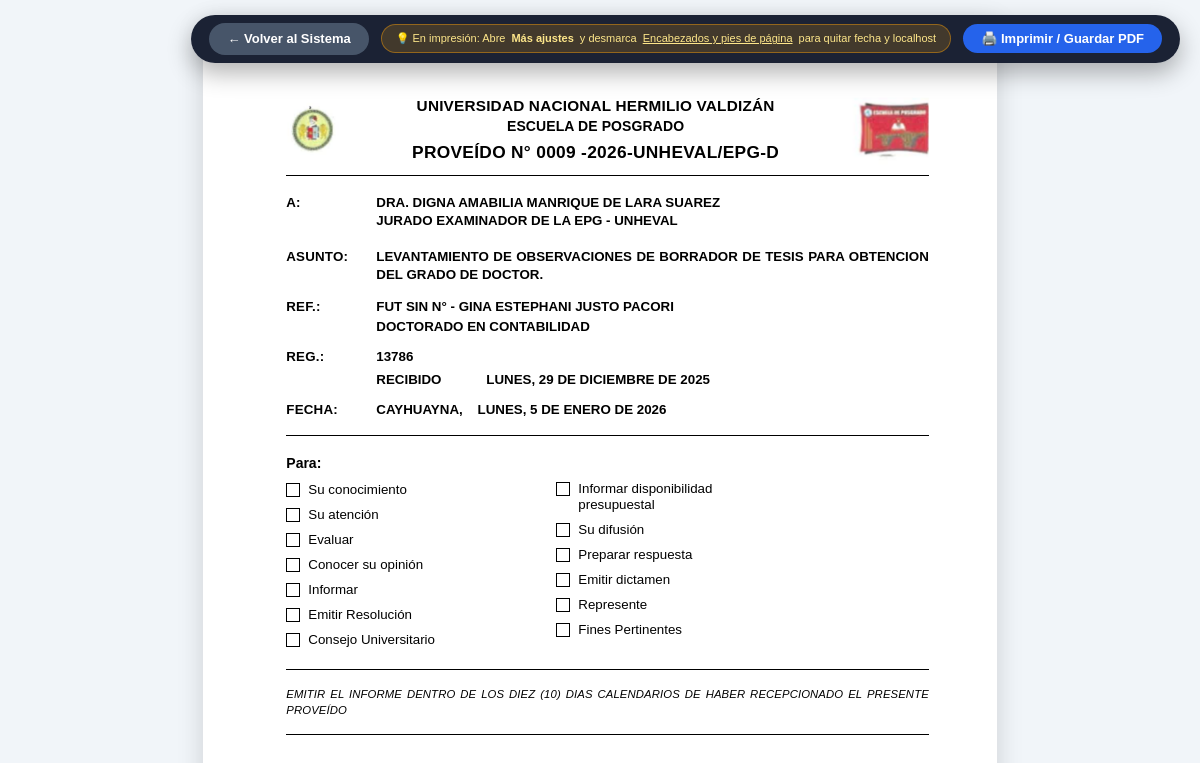
Page /imprimir/proveido/9 on the committed database.
### tables this page shows
CREATE TABLE proveidos (
        id INTEGER PRIMARY KEY AUTOINCREMENT,
        numero INTEGER NOT NULL UNIQUE,
        codigo_formateado TEXT NOT NULL,
        anio INTEGER NOT NULL DEFAULT 2026,
        sufijo TEXT NOT NULL DEFAULT '-2026-UNHEVAL/EPG-D',
        tipo TEXT NOT NULL DEFAULT 'SIMPLE',
        destinatarios TEXT NOT NULL,
        destinatario_principal TEXT,
        cargo_principal TEXT,
        asunto TEXT NOT NULL,
        referencia TEXT,
        remitente_ref TEXT,
        registro TEXT,
        fecha_recibido TEXT,
        fecha_emision TEXT,
        lugar_emision TEXT DEFAULT 'Cayhuayna',
        disposicion TEXT,
        check_opciones TEXT,
        dni TEXT,
        titulo_art TEXT,
        estado TEXT DEFAULT 'EMITIDO',
        created_at TIMESTAMP DEFAULT CURRENT_TIMESTAMP,
        updated_at TIMESTAMP DEFAULT CURRENT_TIMESTAMP
    , impreso INTEGER DEFAULT 0, veces_impreso INTEGER DEFAULT 0, fecha_impresion TEXT, eliminado INTEGER DEFAULT 0, fecha_eliminacion TEXT);

### app.py (the view)
@app.route('/imprimir/proveido/<int:pid>')
def imprimir_proveido(pid):
    p = db.get_proveido_by_id(pid)
    if not p:
        return "Proveído no encontrado", 404
    p['fecha_emision_oficial'] = format_fecha_oficial(p.get('fecha_emision'))
    p['fecha_recibido_oficial'] = format_fecha_oficial(p.get('fecha_recibido'))
    cfg = db.get_all_config()
    return render_template('print_proveido.html', proveido=p, config=cfg)

### app.py (called while the page is built)
def format_fecha_oficial(fecha_str):
    if not fecha_str:
        return ""
    try:
        dt = datetime.datetime.strptime(fecha_str[:10], '%Y-%m-%d')
        dia_nom = DIAS_SEMANA[dt.weekday()]
        mes_nom = MESES_PERU[dt.month]
        return f"{dia_nom}, {dt.day} de {mes_nom} de {dt.year}"
    except:
        return fecha_str

### database.py (called while the page is built)
def get_db_path():
    if os.environ.get('VERCEL'):
        import shutil
        target = '/tmp/proveidos.db'
        if not os.path.exists(target) and os.path.exists(ORIGINAL_DB):
            shutil.copy2(ORIGINAL_DB, target)
        return target
    return ORIGINAL_DB

def get_db():
    conn = sqlite3.connect(get_db_path())
    conn.row_factory = sqlite3.Row
    return conn

def get_all_config():
    defaults = {
        'anio_activo': '2026',
        'institucion': 'UNIVERSIDAD NACIONAL HERMILIO VALDIZÁN',
        'dependencia': 'ESCUELA DE POSGRADO',
        'lugar_defecto': 'Cayhuayna',
        'sufijo_defecto': '-2026-UNHEVAL/EPG-D',
        'margen_top': '20',
        'margen_left': '22',
        'margen_right': '18',
        'margen_bottom': '18',
        'altura_firma': '140',
        'directora_nombre': 'Dra. Digna Amabilia Manrique de Lara Suarez',
        'directora_cargo': 'DIRECTORA'
    }
    with get_db() as conn:
        rows = conn.execute("SELECT clave, valor FROM configuracion").fetchall()
        for r in rows:
            defaults[r['clave']] = r['valor']
    return defaults

def get_proveido_by_id(proveido_id):
    with get_db() as conn:
        row = conn.execute("SELECT * FROM proveidos WHERE id = ?", (proveido_id,)).fetchone()
        if not row:
            return None
        d = dict(row)
        try:
            d['destinatarios'] = json.loads(d['destinatarios'])
        except:
            d['destinatarios'] = [{"nombre": d.get('destinatario_principal', ''), "cargo": d.get('cargo_principal', '')}]
        try:
            d['check_opciones'] = json.loads(d.get('check_opciones') or '[]')
        except:
            d['check_opciones'] = []
        d['veces_impreso'] = d.get('veces_impreso') or 0
        d['impreso'] = 1 if d.get('impreso') else 0
        return d

### templates/print_proveido.html (shortened to what this page needs)
<!DOCTYPE html>
<html lang="es">
<head>
</head>
<body>
    <div class="floating-bar no-print">
        <a href="/" class="btn btn-secondary">
            ← Volver al Sistema
        </a>
        <div class="tip-impresion">
            💡 En impresión: Abre <b>Más ajustes</b> y desmarca <u>Encabezados y pies de página</u> para quitar fecha y localhost
        </div>
        <button onclick="mandarImprimir()" class="btn">
            🖨️ Imprimir / Guardar PDF
        </button>
    </div>
    <div class="page-container">
        <div class="doc-header">
            <img src="/static/img/escudo_unheval_circulo.png" alt="UNHEVAL" class="header-logo-left">
            <div class="header-center">
                <div class="univ-title">UNIVERSIDAD NACIONAL HERMILIO VALDIZÁN</div>
                <div class="posgrado-title">ESCUELA DE POSGRADO</div>
                <div class="proveido-num-title">
                    PROVEÍDO N° {{ proveido.codigo_formateado }} {{ proveido.sufijo }}
                </div>
            </div>
            <img src="/static/img/banner_posgrado.png" alt="POSGRADO" class="header-logo-right">
        </div>
        <hr class="hr-separator">
        <table class="data-table">
            <tr>
                <td class="col-tag">A:</td>
                <td class="col-val">
                    {% for d in proveido.destinatarios %}
                        <div class="text-bold-upper">{{ d.nombre }}</div>
                        {% if d.cargo %}
                            <div class="text-bold-upper" style="margin-bottom: 2px;">{{ d.cargo }}</div>
                        {% endif %}
                    {% endfor %}
                </td>
            </tr>
            <tr>
                <td class="col-tag" style="padding-top: 12px;">ASUNTO:</td>
                <td class="col-val text-bold-upper" style="padding-top: 12px; text-align: justify;">
                    {{ proveido.asunto }}
                </td>
            </tr>
            <tr>
                <td class="col-tag" style="padding-top: 10px;">REF.:</td>
                <td class="col-val text-bold-upper" style="padding-top: 10px;">
                    <div>{{ proveido.referencia }}</div>
                    {% if proveido.remitente_ref %}
                        <div style="margin-top: 2px;">{{ proveido.remitente_ref }}</div>
                    {% endif %}
                </td>
            </tr>
            <tr>
                <td class="col-tag" style="padding-top: 8px;">REG.:</td>
                <td class="col-val text-bold-upper" style="padding-top: 8px;">
                    <div>{{ proveido.registro }}</div>
                    {% if proveido.fecha_recibido_oficial %}
                    <div style="margin-top: 5px; display: flex; align-items: baseline; gap: 35px;">
                        <span style="font-weight: 800; min-width: 75px;">RECIBIDO</span>
                        <span>{{ proveido.fecha_recibido_oficial }}</span>
                    </div>
                    {% endif %}
                </td>
            </tr>
            <tr>
                <td class="col-tag" style="padding-top: 8px;">FECHA:</td>
                <td class="col-val text-bold-upper" style="padding-top: 8px;">
                    Cayhuayna,&nbsp;&nbsp;&nbsp;&nbsp;{{ proveido.fecha_emision_oficial or proveido.fecha_emision }}
                </td>
            </tr>
        </table>
        <hr class="hr-section">
        <div class="checklist-container">
            <div class="para-label">Para:</div>
            <div class="checklist-grid">
                <div class="chk-col">
                    <div class="chk-row">
                        <span class="chk-box {{ 'checked' if 'su_conocimiento' in proveido.check_opciones else '' }}">
                        </span>
                        <span>Su conocimiento</span>
                    </div>
                    <div class="chk-row">
                        <span class="chk-box {{ 'checked' if 'su_atencion' in proveido.check_opciones else '' }}">
                        </span>
                        <span>Su atención</span>
                    </div>
                    <div class="chk-row">
                        <span class="chk-box {{ 'checked' if 'evaluar' in proveido.check_opciones else '' }}">
                        </span>
                        <span>Evaluar</span>
                    </div>
                    <div class="chk-row">
                        <span class="chk-box {{ 'checked' if 'conocer_opinion' in proveido.check_opciones else '' }}">
                        </span>
                        <span>Conocer su opinión</span>
                    </div>
                    <div class="chk-row">
                        <span class="chk-box {{ 'checked' if 'informar' in proveido.check_opciones else '' }}">
                        </span>
                        <span>Informar</span>
                    </div>
                    <div class="chk-row">
                        <span class="chk-box {{ 'checked' if 'emitir_resolucion' in proveido.check_opciones else '' }}">
                        </span>
                        <span>Emitir Resolución</span>
                    </div>
                    <div class="chk-row">
                        <span class="chk-box {{ 'checked' if 'consejo_universitario' in proveido.check_opciones else '' }}">
                        </span>
                        <span>Consejo Universitario</span>
                    </div>
                </div>
                <div class="chk-col">
                    <div class="chk-row" style="align-items: flex-start;">
                        <span class="chk-box {{ 'checked' if 'informar_presupuesto' in proveido.check_opciones else '' }}" style="margin-top: 1px;">
                        </span>
                        <span style="line-height: 1.25;">Informar disponibilidad<br>presupuestal</span>
                    </div>
                    <div class="chk-row">
                        <span class="chk-box {{ 'checked' if 'su_difusion' in proveido.check_opciones else '' }}">
                        </span>
                        <span>Su difusión</span>
                    </div>
                    <div class="chk-row">
                        <span class="chk-box {{ 'checked' if 'preparar_respuesta' in proveido.check_opciones else '' }}">
                        </span>
                        <span>Preparar respuesta</span>
                    </div>
                    <div class="chk-row">
                        <span class="chk-box {{ 'checked' if 'emitir_dictamen' in proveido.check_opciones else '' }}">
                        </span>
                        <span>Emitir dictamen</span>
                    </div>
                    <div class="chk-row">
                        <span class="chk-box {{ 'checked' if 'represente' in proveido.check_opciones else '' }}">
                        </span>
                        <span>Represente</span>
                    </div>
                    <div class="chk-row">
                        <span class="chk-box {{ 'checked' if 'fines_pertinentes' in proveido.check_opciones else '' }}">
                        </span>
                        <span>Fines Pertinentes</span>
                    </div>
                </div>
            </div>
        </div>
        <hr class="hr-section">
        <div class="disposicion-area">
            {{ proveido.disposicion }}
        </div>
        <hr class="hr-section">
        <div class="espacio-firma-digital"></div>
    </div>
</body>
</html>

### rows in the picture
proveidos: codigo_formateado "0009", sufijo "-2026-UNHEVAL/EPG-D", nombre "DRA. DIGNA AMABILIA MANRIQUE DE LARA SUAREZ", cargo "JURADO EXAMINADOR DE LA EPG - UNHEVAL", asunto "LEVANTAMIENTO DE OBSERVACIONES DE BORRADOR DE TESIS PARA OBTENCION DEL GRADO DE DOCTOR.", referencia "FUT SIN N° - GINA ESTEPHANI JUSTO PACORI", remitente_ref "DOCTORADO EN CONTABILIDAD", registro "13786", disposicion "EMITIR EL INFORME DENTRO DE LOS DIEZ (10) DIAS CALENDARIOS DE HABER RECEPCIONADO EL PRESENTE PROVEÍDO"

### other values in the picture
{{ proveido.fecha_recibido_oficial }} "LUNES, 29 DE DICIEMBRE DE 2025"
{{ proveido.fecha_emision_oficial or proveido.fecha_emision }} "LUNES, 5 DE ENERO DE 2026"
